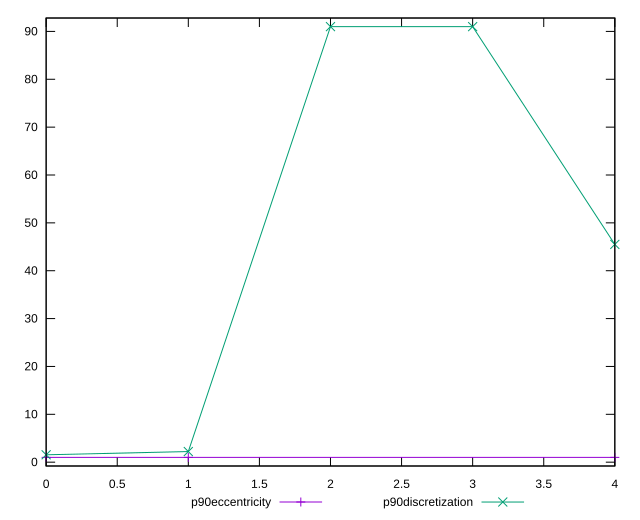

Generate this figure with gnuplot:
reset

$p90Eccentricity <<EOF
0 1.0000000000000002
1 1
4 0.9999999999999983
EOF

$p90Discretization <<EOF
0 1.5423728813559323
1 2.2195121951219514
2 91
3 91
4 45.5
EOF

set key outside below
set xrange [0:4]
set yrange [-0.8000000000000017:92.8]
set trange [-0.8000000000000017:92.8]
set terminal svg size 640, 520 enhanced background rgb 'white'
set output "report_00009_2021-02-08T22-37-41.559Z/uses-text-compression/progression/eccentricity.svg"

plot $p90Eccentricity title "p90eccentricity" with linespoints, \
     $p90Discretization title "p90discretization" with linespoints

reset
